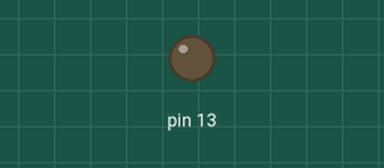
Simulated run of this sketch. Board: Arduino Uno, built with avr-gcc and run on an emulated ATmega328P. On the bench: output pins drawn as LEDs (lit = HIGH).

Above: at 0.5 s.
At 2.5 s:
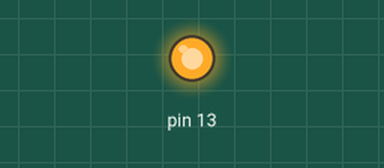
Timing chart, 0 to 7.8 s (numbered marks = the images above):
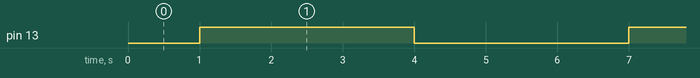

Measured:
- by itself, pin 13: alternates HIGH for 3.0 s and LOW for 3.0 s

The sketch:

Timers1_basic3.ino
```cpp
int value = 49910;

void setup()

{

  DDRB |= (1 << DDB5);
  TCCR1A = 0;
  TCCR1B = 0;
  TCNT1 = value;

  TCCR1B |= (1 << CS10) | (1 << CS12);
}

void loop()

{
  static int count = 0;
  if ((TIFR1 & (1 << TOV1)) != 0)
  {
    count++;
    TIFR1 |= (1 << TOV1);
    TCNT1 = value;
  }

  if (count >0 && count <=3)
  {
    PORTB |= 1 << PORTB5;
  }
   else if(count >3 && count <= 5)
   {
    PORTB &= ~(1 << PORTB5);
  }
  else if(count == 6)
  {
    count = 0;
  }
}
```
